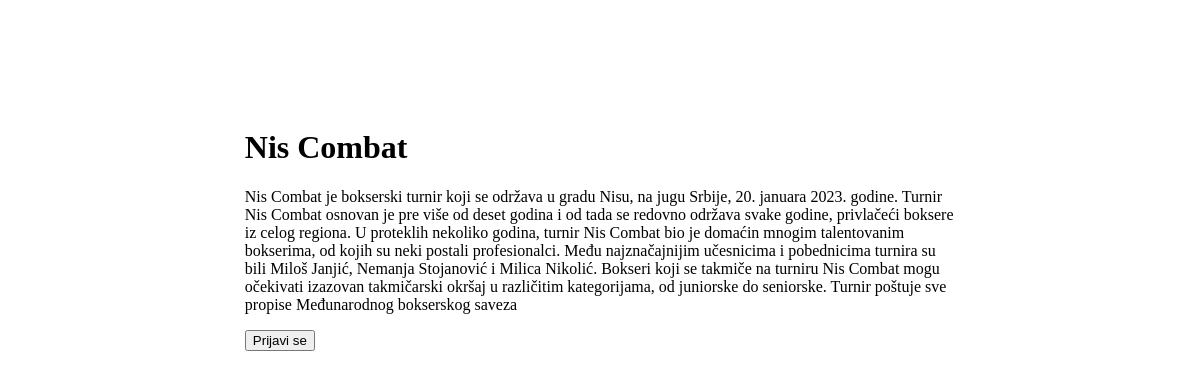
/box-projekat/opis.php?id=1, run on the app's committed database.
### tables this page shows
CREATE TABLE `pregledn` (
  `id` int(6) UNSIGNED NOT NULL,
  `ime` varchar(30) NOT NULL,
  `lokacija` varchar(50) NOT NULL,
  `datum` varchar(50) DEFAULT NULL,
  `opis` varchar(3000) DEFAULT NULL
);

### box-projekat/opis.php (the view, shortened to what this page needs)
<!DOCTYPE html>
<html lang="en">
<head>
    <link rel="stylesheet" href="style.css">
</head>
<body>
<?php include "database/connection.php" ?>
<div class="page-wrapper">
    <?php
$idd = $_GET['id'];
$sql = "SELECT id,ime, lokacija, datum, opis FROM pregledn";
$result = $conn->query($sql);
if ($result->num_rows > 0) {
    while($row = $result->fetch_assoc()) {
        if($row['id'] == $idd){
            echo "<h1>". $row['ime']."</h1>";
            echo "<p>". $row['opis']."</p>";
        }
    }
} else {
    echo "0 results";
}
echo '<form action="prijava.php?id='.$idd.'"  method="post">
<button type="sumbit" name="sbt-btn" >Prijavi se
</form>';
?>
</div>
</body>
</html>

### box-projekat/style.css (style rules this page uses)
.page-wrapper { padding: 100px 20% 0; }

### data on the page
pregledn: ime "Nis Combat", opis "Nis Combat je bokserski turnir koji se održava u gradu Nisu, na jugu Srbije, 20. januara 2023. godine. Turnir Nis Combat osnovan je pre više od deset godina i od tada se redovno održava svake godine, privlačeći boksere iz celog regiona. U proteklih nekoliko godina, turnir Nis Combat bio je domaćin mnogim talentovanim bokserima, od kojih su neki postali profesionalci. Među najznačajnijim učesnicima i pobednicima turnira su bili Miloš Janjić, Nemanja Stojanović i Milica Nikolić. Bokseri koji se takmiče na turniru Nis Combat mogu očekivati izazovan takmičarski okršaj u različitim kategorijama, od juniorske do seniorske. Turnir poštuje sve propise Međunarodnog bokserskog saveza"
